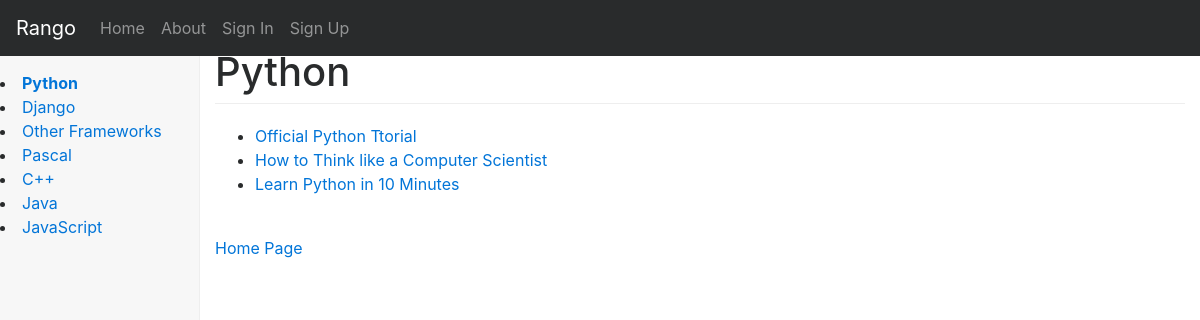
/rango/category/python/, run on the app's committed database.
### rango/models.py (models this page shows, shortened)
class Category(models.Model):
    name = models.CharField(max_length=128, unique=True)
    views = models.IntegerField(default=0)
    likes = models.IntegerField(default=0)
    slug = models.SlugField(blank=True, unique=True)
    class Meta:
        verbose_name_plural = 'Categories'

class Page(models.Model):
    category = models.ForeignKey(Category)
    title = models.CharField(max_length=128)
    url = models.URLField()
    views = models.IntegerField(default=0)

### rango/views.py (the view)
# urls.py: url(r'^category/(?P<category_name_slug>[\w\-]+)/$', views.show_category, name='show_category'),
def show_category(request, category_name_slug):
    context_dict = {}
    try:
        category = Category.objects.get(slug=category_name_slug)
        pages = Page.objects.filter(category=category)
        context_dict['pages'] = pages
        context_dict['category'] = category
    except Category.DoesNotExist:
        context_dict['pages'] = None
        context_dict['category'] = None
    return render(request, 'rango/category.html', context_dict)

### rango/templatetags/rango_template_tags.py (called while the page is built)
@register.inclusion_tag('rango/cats.html')
def get_category_list(cat=None):
    return {'cats': Category.objects.all(),
            'act_cat':cat}

### templates/rango/category.html (shortened to what this page needs)
{% extends 'rango/base_bootstrap.html' %}
{% load staticfiles %}
{% block body_block %}
        {% if category %}
            <h1>{{ category.name }}</h1>
            {% if pages %}
                <ul>
                    {% for page in pages %}
                        <li><a href="{{ page.url }}">{{ page.title }}</a> </li>
                    {% endfor %}
                </ul>
            {% else %}
                <strong>No Pages Currently in category</strong>
            {% endif %}
            <br/>
            {% if user.is_authenticated %}
                <a href="{% url 'rango:add_page' category.slug %}">Add Page</a>
            {% else %}
                <a href="{% url 'rango:index' %}">Home Page</a>
            {% endif %}
        {% else %}
            The specified category does not exist!
        {% endif %}
{% endblock %}

### templates/rango/cats.html
{% for c in cats %}
    {% if c == act_cat %}
        <li>
        <strong>
            <a href="{% url 'rango:show_category' c.slug %}">{{ c.name }}</a>
        </strong>
        </li>
    {% else %}
        <li>
            <a href="{% url 'rango:show_category' c.slug %}">{{ c.name }}</a>
        </li>
    {% endif %}
{% endfor %}

### static/style/dashboard.css (style rules this page uses)
body { padding-top: 50px; }
h1 { margin-bottom: 20px; padding-bottom: 9px; border-bottom: 1px solid #eee; }

### data on the page
Category: name "Python"
Category: name "Django"
Category: name "Other Frameworks"
Category: name "Pascal"
Category: name "C++"
Category: name "Java"
Category: name "JavaScript"
Page: title "Official Python Ttorial"
Page: title "How to Think like a Computer Scientist"
Page: title "Learn Python in 10 Minutes"
